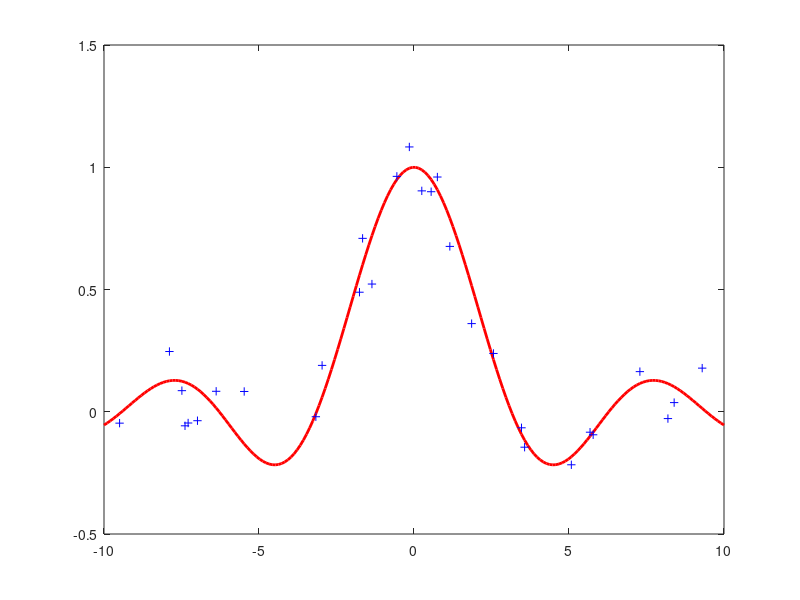

Reproduce this figure in MATLAB. (Note: this script raises an error after producing the figure.)
function Nystrom_method
clc;
clear;
close all;
%% the example fuction
datasize=200;
var_noise=0.1;
x=linspace(-10,10,datasize)';
    f=sin(x)./x;
noise=var_noise*randn(datasize,1);
y=f+noise;
x_raw=x;
plot(x_raw,f,'r-','LineWidth',2),hold on;
%% the training data samples
Inset=30;
dataindex=randsample(datasize,Inset);
xI=x(dataindex);
yI=y(dataindex);
plot(xI,yI,'b+'),hold on;
x(dataindex)=[];
y(dataindex)=[];
x=[xI;x];
y=[yI;y];
%% the covariance matrix,kernel;
K_mat=Kernel_func(x,x,0.7,1.2);
K_mm=K_mat(1:Inset,1:Inset);

%%
[vecmat_m,valmat_m]=eig(K_mm);
valmat_m=diag(valmat_m);
[valmat_m,ix]=sort(valmat_m,'descend');
vecmat_m=vecmat_m(:,ix);
valmat_n=datasize/Inset*valmat_m;
prin_val=sum(valmat_n>0);

for i=1:prin_val;     
vecmat_n(:,i)=sqrt(Inset/datasize)/valmat_m(i)*K_mat(1:datasize,1:Inset)*...
    vecmat_m(:,i);
valmat_n(i)=datasize/Inset*valmat_m(i);
end

valmat_n=diag(valmat_n(1:prin_val)); 

new_kernel=inv(valmat_n)+vecmat_n'*1/var_noise*eye(datasize)*vecmat_n;
% rank(new_kernel)
L=chol(new_kernel,'lower');  %using cholesky decomposition to be more stable
%%test
testnum=500;
x_test=linspace(-15,15,testnum)';
K_test_train=Kernel_func(x_test,x,0.7,1.2);
K_test=Kernel_func(x_test,x_test,0.7,1.2);

b_temp=vecmat_n'*1/var_noise*eye(datasize)*y;
f_mean=K_test_train*(1/var_noise*eye(datasize)*y-1/var_noise*eye(datasize)*...
    vecmat_n*(L'\(L\b_temp)));
for i=1:testnum
K_ss=Kernel_func(x_test(i),x_test(i),0.7,1.2);
K_s=Kernel_func(x_test(i),x,0.7,1.2);
v=L\( vecmat_n'*1/var_noise*eye(datasize)*K_s');
  f_var(i)=K_ss-(K_s*1/var_noise*eye(datasize)*K_s'-v'*v);
%  f_var(i)=K_ss-K_s*(1/var_noise*eye(datasize)-1/var_noise*eye(datasize)*vecmat_n...
%      *inv(new_kernel)*vecmat_n'*1/var_noise*eye(datasize))*K_s';
end
f_var=f_var';

% in_pos=find(f_var>0);
% f_var=f_var(in_pos);
% x_test=x_test(in_pos);
% f_mean=f_mean(in_pos);

plot(x_test,f_mean,'b-','LineWidth',2),hold on;
%%plot the variance
x_area=[x_test;flipdim(x_test,1)];
ybound_std=[(f_mean+1.96*sqrt(f_var));flipdim(f_mean-1.96*sqrt(f_var),1)];
fill(x_area,ybound_std,[187 255 0]/255,'EdgeColor','none');
plot(x_raw,f,'r-','LineWidth',2),hold on;
plot(xI,yI,'b+'),hold on;
plot(x_test,f_mean,'b-','LineWidth',2),hold on;
%  alpha(0.6)
legend1=legend('target function','training points','preditive distribution','95% confidence interval');
 set(legend1,'Box','off','Color','none',...
     'Location','NorthEast');
xlabel('30 active training points')
set(gca,'XTick',[-15:3:15])
matlab2tikz( 'Nys_data30.tex' )
end
%%